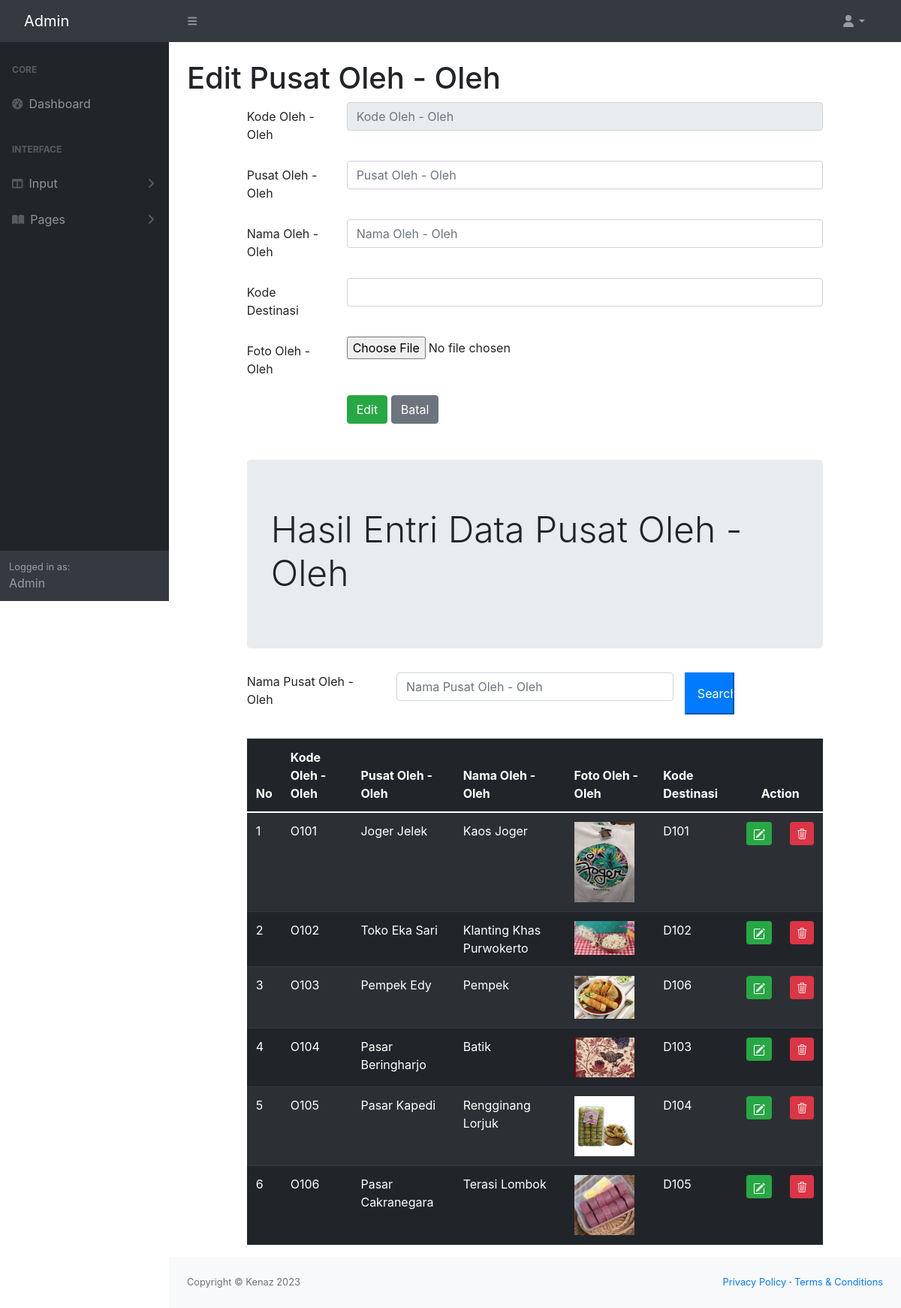
/admin/oleholehedit.php, run on the app's committed database.
### tables this page shows
CREATE TABLE `oleholeh` (
  `oleholehKODE` char(4) NOT NULL,
  `oleholehTEMPAT` varchar(100) NOT NULL,
  `oleholehNAMA` varchar(100) NOT NULL,
  `oleholehFOTO` char(100) NOT NULL,
  `destinasiKODE` char(4) NOT NULL
);

### admin/oleholehedit.php (the view, shortened to what this page needs)
<!doctype html>
<html>
<?php include "INCLUDE/head.php"?>
    <body class="sb-nav-fixed">
        <?php include "INCLUDE/menunav.php"?>
        <div id="layoutSidenav">
            <?php include "INCLUDE/menu.php"?>
            <div id="layoutSidenav_content">
                <main>
                    <div class="container-fluid px-4">
                        <h1 class="mt-4">Edit Pusat Oleh - Oleh</h1>
    <?php
        include "include/config.php";
        $datadestinasi = mysqli_query($connection,"select * from destinasi");
        $kodeoleh = $_GET['edit'];
        $editoleh = mysqli_query($connection, "select * from oleholeh where oleholehKODE = '$kodeoleh'");
        $rowedit = mysqli_fetch_array($editoleh);
    ?>
    <head>
        <link rel="stylesheet" href="css/bootstrap.min.css">
        <link rel="stylesheet" href="https://cdn.jsdelivr.net/npm/bootstrap@4.0.0/dist/css/bootstrap.min.css">
        <link rel="stylesheet" href="https://cdnjs.cloudflare.com/ajax/libs/select2/4.0.13/css/select2.min.css">
        <link rel="stylesheet" href="https://cdn.jsdelivr.net/npm/bootstrap-icons@1.10.2/font/bootstrap-icons.css">
    </head>
    <body>
        <div class="row">
            <div class="col-sm-1"></div>
            <div class="col-sm-10">
                <form method="POST" enctype="multipart/form-data">
                    <div class="mb-3 row">
                        <label for="kodeoleh" class="col-sm-2 col-form-label">Kode Oleh - Oleh</label>
                        <div class="col-sm-10">
                            <input type="text" class="form-control" name="kodeoleh" id="kodeoleh" placeholder="Kode Oleh - Oleh" maxlength="4"
                            value="<?php echo $rowedit["oleholehKODE"]?>" readonly>
                        </div>
                    </div>
                    <div class="mb-3 row">
                        <label for="tempatoleh" class="col-sm-2 col-form-label">Pusat Oleh - Oleh</label>
                        <div class="col-sm-10">
                            <input type="text" class="form-control" name="tempatoleh" id="tempatoleh" placeholder="Pusat Oleh - Oleh"
                            value="<?php echo $rowedit["oleholehTEMPAT"]?>">
                        </div>
                    </div>
                    <div class="mb-3 row">
                        <label for="namaoleh" class="col-sm-2 col-form-label">Nama Oleh - Oleh</label>
                        <div class="col-sm-10">
                            <input type="text" class="form-control" name="namaoleh" id="namaoleh" placeholder="Nama Oleh - Oleh"
                            value="<?php echo $rowedit["oleholehNAMA"]?>">
                        </div>
                    </div>
                    <div class="mb-3 row">
                        <label for="kodedestinasi" class="col-sm-2 col-form-label">Kode Destinasi</label>
                        <div class="col-sm-10">
                            <select class="form-control" id="kodedestinasi" name="kodedestinasi">
                            <option value="<?php echo $rowedit["destinasiKODE"]?>">
                            </option>
                                <?php while($row = mysqli_fetch_array($datadestinasi)){?>
                                <option value="<?php echo $row["destinasiKODE"]?>">
                                </option>
                                <?php } ?>
                            </select>
                        </div>
                    </div>
                    <div class="form-group row">
                        <label for="file" class="col-sm-2 col-form-label">Foto Oleh - Oleh</label>
                        <div class="col-sm-10">
                            <input type="file" id="file" name="file">
                        </div>
                    </div>
                    <div class="form-group row">
                        <div class="col-sm-2"></div>
                        <div class="col-sm-10">
                            <button type="submit" class="btn btn-success" value="Edit" name="Simpan">Edit</button>
                            <button type="reset" class="btn btn-secondary">Batal</button>
                        </div>
                    </div>
                </form>
                <div class="jumbotron mt-5">
                    <h2 class="display-5">Hasil Entri Data Pusat Oleh - Oleh</h2>
                </div>
                <form method="POST">
                    <div class="form-group row mb-2">
                        <label for="Search" class="col-sm-3">Nama Pusat Oleh - Oleh</label>
                        <div class="col-sm-6">
                            <input type="text" name="Search" class="form-control" id="Search"
                            value="<?php if(isset($_POST["Search"])){echo $_POST["Search"];
                            }?>" placeholder="Nama Pusat Oleh - Oleh">
                        </div>
                        <input type="submit" name="kirim" class="col-sm-1 btn-primary" value="Search">
                    </div>
                </form>
                <br>
                <table class="table table-dark table-striped">
                    <thead>
                        <tr>
                        <th scope="col">No</th>
                        <th scope="col">Kode Oleh - Oleh</th>
                        <th scope="col">Pusat Oleh - Oleh</th>
                        <th scope="col">Nama Oleh - Oleh</th>
                        <th scope="col">Foto Oleh - Oleh</th>
                        <th scope="col">Kode Destinasi</th>
                        <th colspan="2" style="text-align: center;">Action</th>
                        </tr>
                    </thead>
                    <tbody>
                        <?php
                            if(isset($_POST["kirim"])){
                                $Search = $_POST["Search"];
                                $query = mysqli_query($connection, "select * from oleholeh where oleholehTEMPAT like'%".$Search."%';");
                            } else{
                                $query = mysqli_query($connection, "select * from oleholeh;");
                            }
                            $nomor = 1;
                            while($row = mysqli_fetch_array($query)){
                        ?>
                        <tr>
                            <td>
                                <?php echo $nomor;?>
                            </td>
                            <td><?php echo $row['oleholehKODE']; ?></td>
                            <td><?php echo $row['oleholehTEMPAT']; ?></td>
                            <td><?php echo $row['oleholehNAMA']; ?></td>
                            <td><?php if(is_file("images/".$row['oleholehFOTO']))
                                { ?>
                                    <img src="images/<?php echo $row['oleholehFOTO']?>" width="80">
                                <?php } else
                                    echo "<img src='images/noimage.png' width='80'>"
                                ?></td>
                            <td><?php echo $row['destinasiKODE']; ?></td>
                            <td width="5px">
                                <a href="oleholehedit.php?edit=<?php echo $row["oleholehKODE"] ?>" class="btn btn-success btn-sm" title="EDIT">
                            </td>
                            <td width="5px">
                                <a href="oleholehhapus.php?hapus=<?php echo $row["oleholehKODE"] ?>" class="btn btn-danger btn-sm" title="HAPUS">
                                <i class="bi bi-trash3"></i>
                            </td>
                            <?php
                                $nomor += 1;
                                }
                            ?>
                        </tr>
                    </tbody>
                </table>
            </div>
        </div>
    </body>
                </main>
                <?php include "INCLUDE/footer.php"?>
            </div>
        </div>
    </body>
</html>

### data on the page
oleholeh: oleholehKODE "O101", oleholehTEMPAT "Joger Jelek", oleholehNAMA "Kaos Joger", oleholehFOTO (picture), destinasiKODE "D101"
oleholeh: oleholehKODE "O102", oleholehTEMPAT "Toko Eka Sari", oleholehNAMA "Klanting Khas Purwokerto", oleholehFOTO (picture), destinasiKODE "D102"
oleholeh: oleholehKODE "O103", oleholehTEMPAT "Pempek Edy", oleholehNAMA "Pempek", oleholehFOTO (picture), destinasiKODE "D106"
oleholeh: oleholehKODE "O104", oleholehTEMPAT "Pasar Beringharjo", oleholehNAMA "Batik", oleholehFOTO (picture), destinasiKODE "D103"
oleholeh: oleholehKODE "O105", oleholehTEMPAT "Pasar Kapedi", oleholehNAMA "Rengginang Lorjuk", oleholehFOTO (picture), destinasiKODE "D104"
oleholeh: oleholehKODE "O106", oleholehTEMPAT "Pasar Cakranegara", oleholehNAMA "Terasi Lombok", oleholehFOTO (picture), destinasiKODE "D105"
